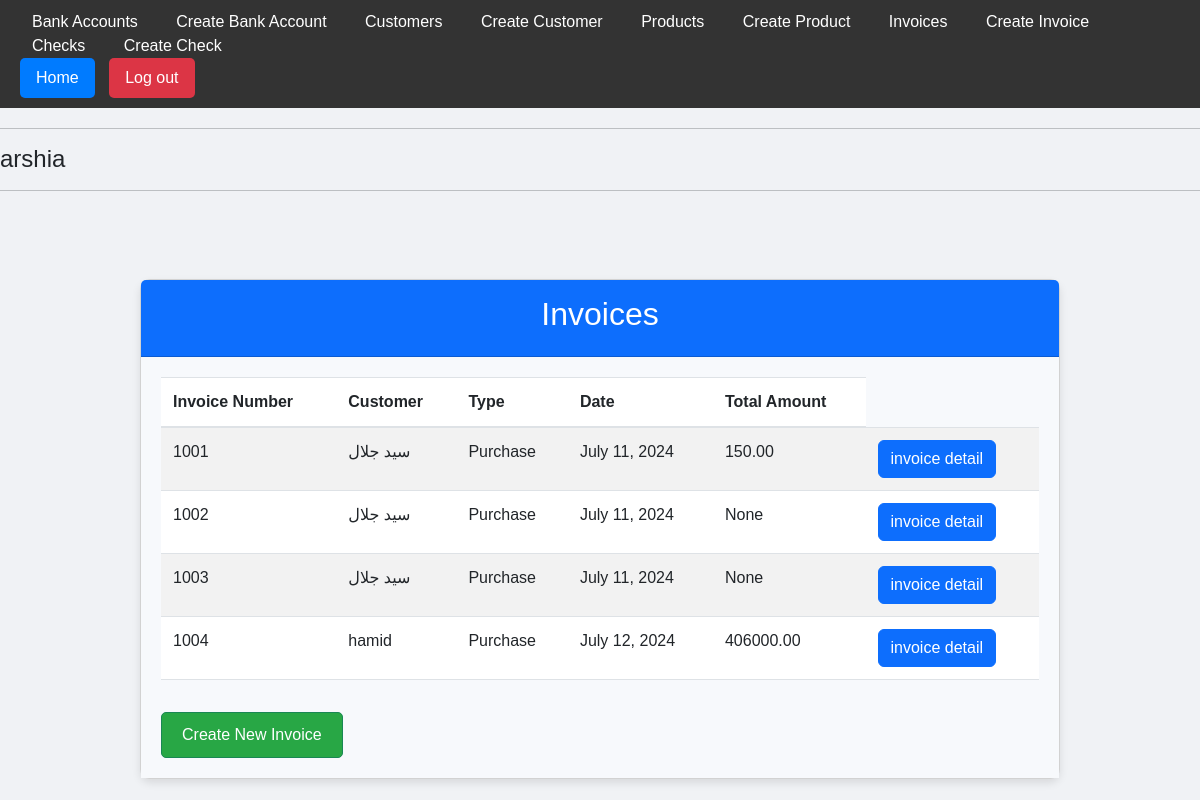
Before: /invoices/ (signed in) with the older database file.
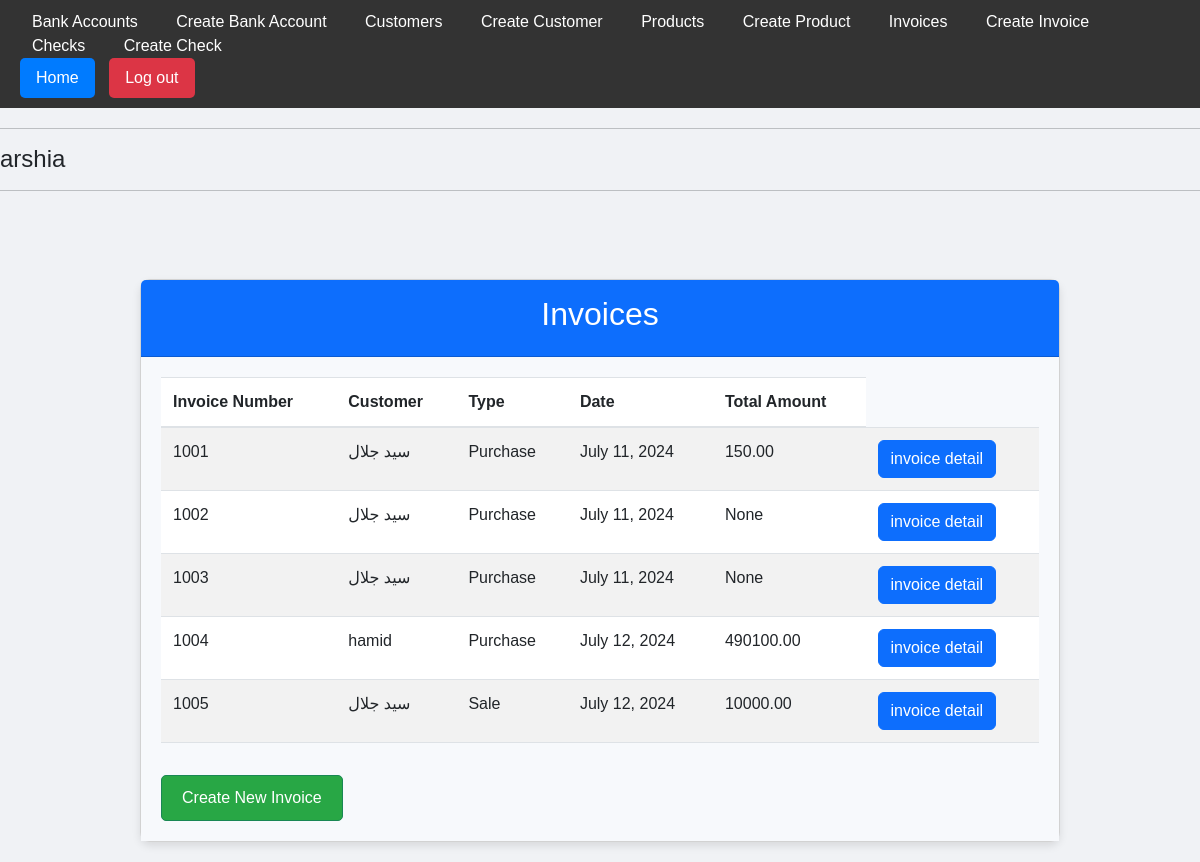
After: the same page with the newer database file.
### app/models.py (models this page shows, shortened)
class Invoice(models.Model):
    INVOICE_TYPES = (
        ('purchase', 'Purchase'),
        ('sale', 'Sale'),
    )
    user = models.ForeignKey(User, on_delete=models.CASCADE, null=True, blank=True)
    invoice_type = models.CharField(max_length=10, choices=INVOICE_TYPES)
    customer = models.ForeignKey(Customer, on_delete=models.CASCADE)
    date = models.DateField(auto_now_add=True)
    invoice_number = models.PositiveIntegerField(unique=True, blank=True, null=True)
    total_amount = models.DecimalField(max_digits=10, decimal_places=2, default=0.00, blank=True, null=True)

class Customer(models.Model):
    user = models.ForeignKey(User, on_delete=models.CASCADE, null=True, blank=True)
    name = models.CharField(max_length=100)
    email = models.EmailField()

### app/views.py (the view)
# urls.py: path('invoices/', InvoiceListView.as_view(), name='invoice-list'),
class InvoiceListView(LoginRequiredMixin, ListView):
    model = Invoice
    template_name = 'app/invoice_list.html'
    context_object_name = 'invoices'

### app/templates/app/invoice_list.html
{% extends 'app/base.html' %}
{% load static %}
{% block extra_css %}
<link rel="stylesheet" type="text/css" href="{% static 'css/invoice_list.css' %}">
{% endblock %}
{% block content %}
<div class="container mt-5">
  <div class="card">
    <div class="card-header text-center bg-primary text-white">
      <h2>Invoices</h2>
    </div>
    <div class="card-body">
      <table class="table table-striped">
        <thead>
          <tr>
            <th>Invoice Number</th>
            <th>Customer</th>
            <th>Type</th>
            <th>Date</th>
            <th>Total Amount</th>
          </tr>
        </thead>
        <tbody>
          {% for invoice in object_list %}
          <tr>
            <td>
              {{ invoice.invoice_number }}
            </td>
            <td>{{ invoice.customer.name }}</td>
            <td>{{ invoice.invoice_type|capfirst }}</td>
            <td>{{ invoice.date }}</td>
            <td>{{ invoice.total_amount }}</td>
            <td><a href="{% url 'invoice-detail' pk=invoice.id %}" class="btn btn-primary">invoice detail</a></td>
          </tr>
          {% endfor %}
        </tbody>
      </table>
      <a href="{% url 'invoice-create' %}" class="btn btn-success mt-3">Create New Invoice</a>
    </div>
  </div>
</div>
{% endblock %}

Changed rows visible on the page:
changed Invoice "hamid": total_amount "406000.00" → "490100.00"
added Invoice: invoice_number "1005", customer.name "سید جلال", invoice_type "Sale", date "July 12, 2024", total_amount "10000.00"
